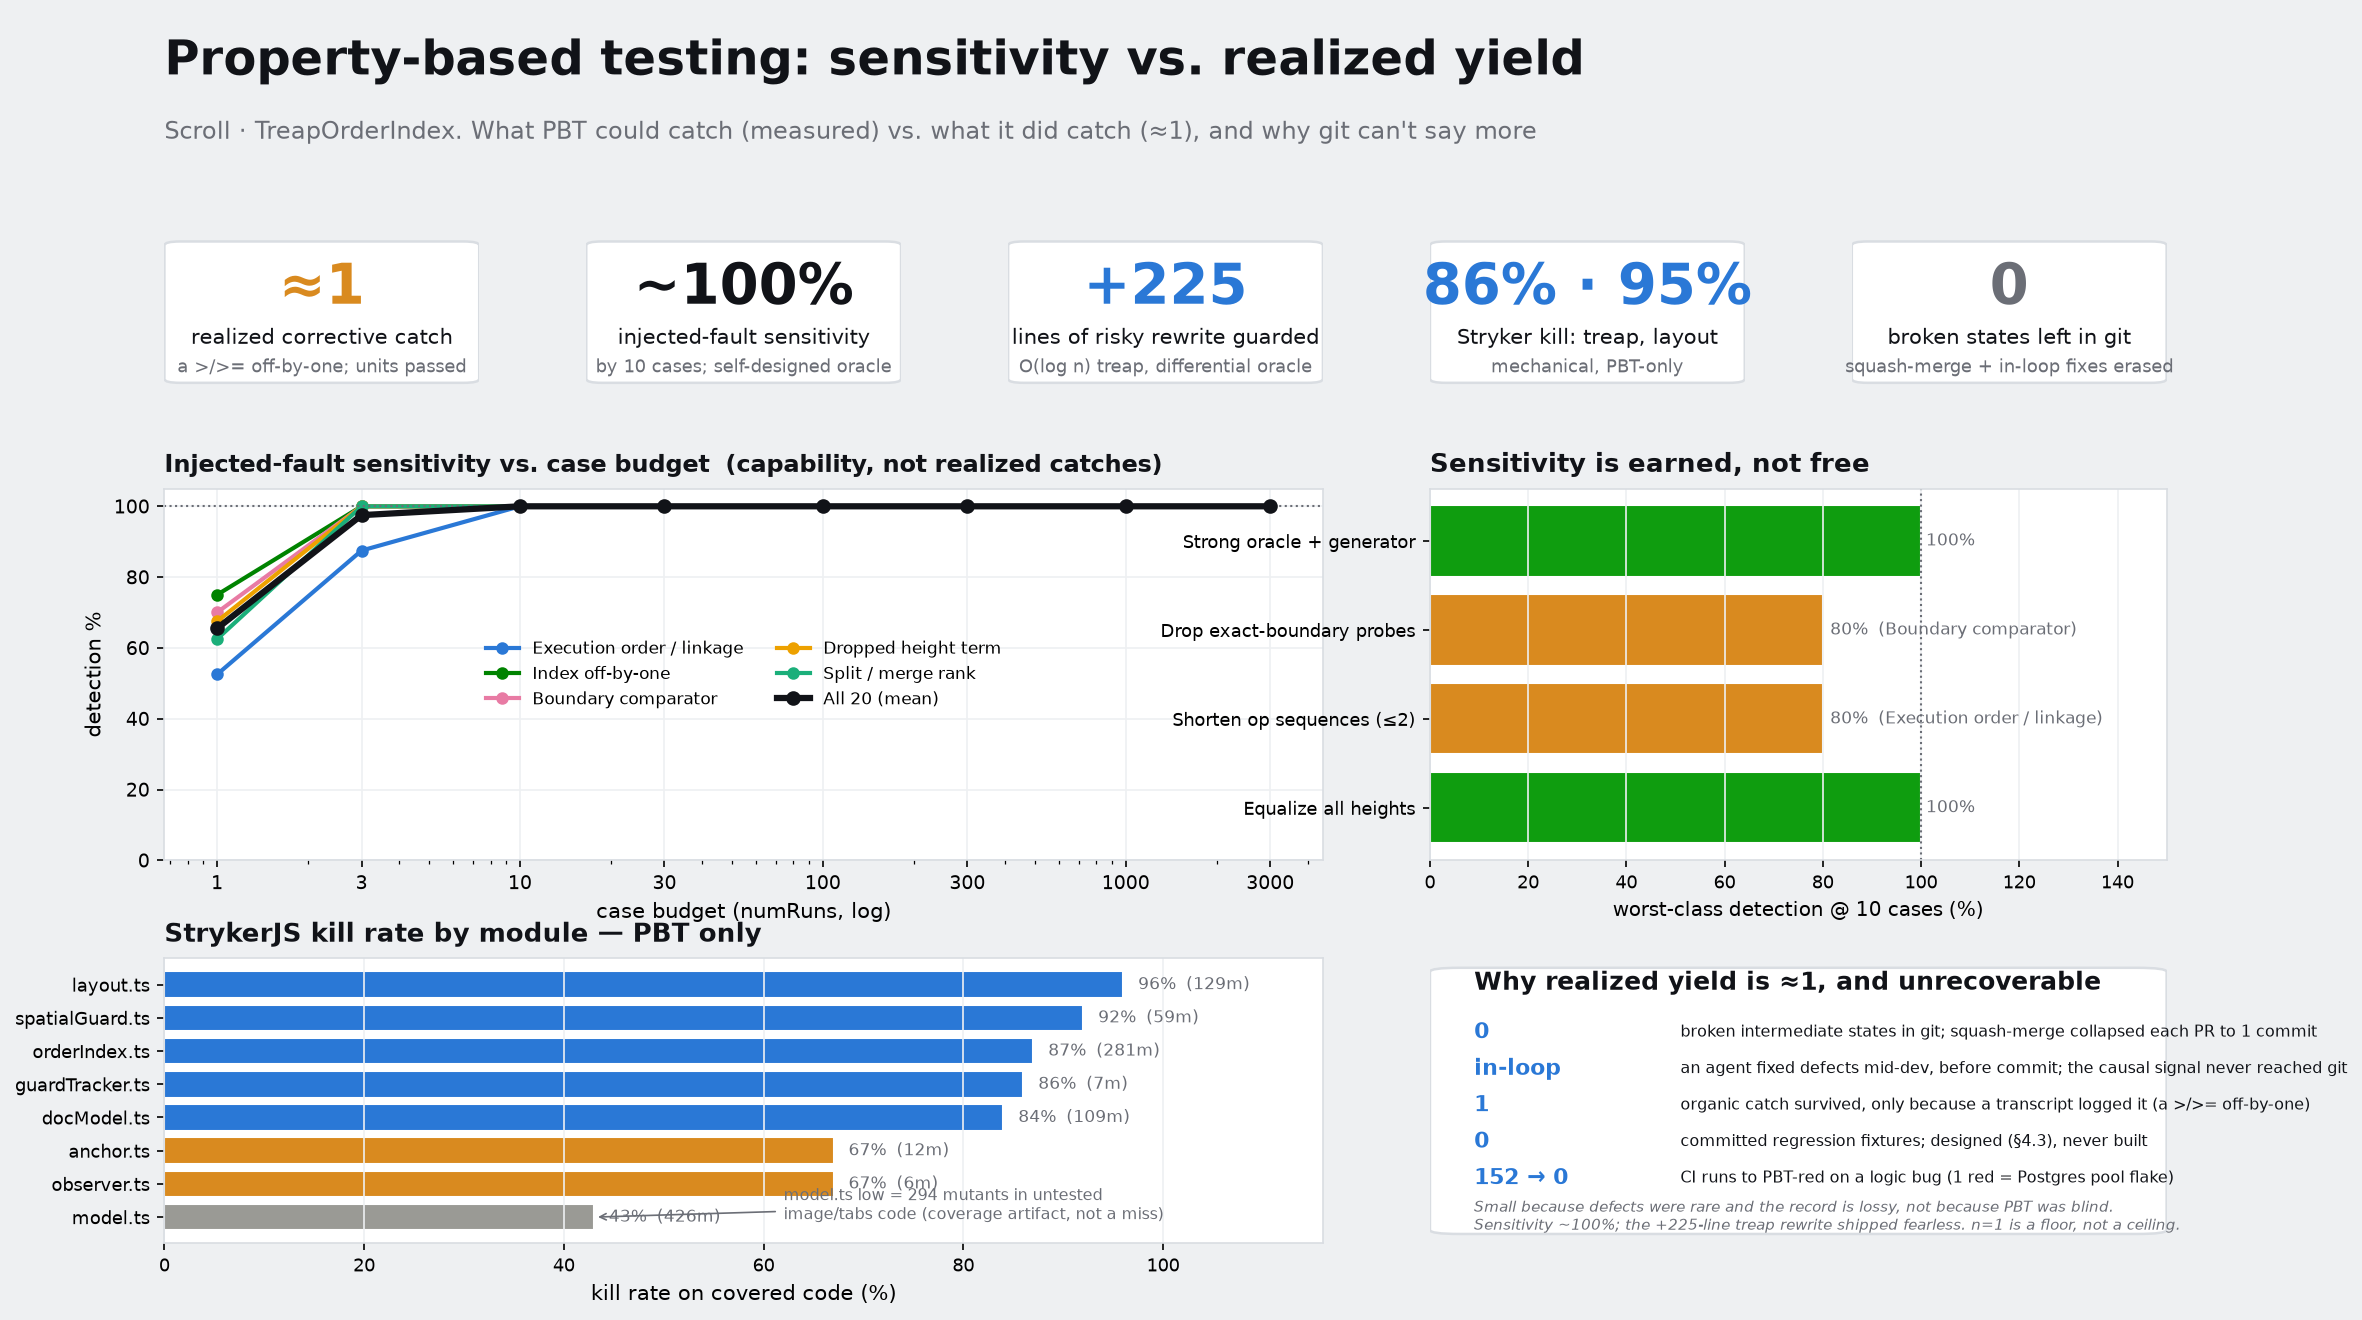

Source code (Python):
"""Compose a dashboard-preview PNG that mirrors the PBIP report page, on the same data.
Not a Power BI render — a faithful mockup so the layout/story can be seen without Desktop.
    python analysis/pbt/viz/dashboard_preview.py
"""
import csv, math
from pathlib import Path
import matplotlib
matplotlib.use("Agg")
import matplotlib.pyplot as plt
from matplotlib.gridspec import GridSpec
from matplotlib.patches import FancyBboxPatch

HERE = Path(__file__).resolve().parent
DATA = HERE.parent / "data"
def rd(n):
    with open(DATA / n, newline="", encoding="utf-8") as f: return list(csv.DictReader(f))

PAGE="#eef0f2"; PANEL="#ffffff"; INK="#111318"; MUT="#6b6e76"; BORDER="#d9dde2"
ACC="#2a78d6"; GOOD="#0f9d0f"; WARN="#d98a1f"
CLS={"index-off-by-one":"#008300","boundary-comparator":"#e87ba4","dropped-term":"#eda100",
     "exec-order-linkage":"#2a78d6","split-rank-boundary":"#1baf7a"}
CLABEL={"index-off-by-one":"Index off-by-one","boundary-comparator":"Boundary comparator",
        "dropped-term":"Dropped height term","exec-order-linkage":"Execution order / linkage",
        "split-rank-boundary":"Split / merge rank"}
ORDER=["exec-order-linkage","index-off-by-one","boundary-comparator","dropped-term","split-rank-boundary"]

cd=rd("fact_class_detection.csv"); ab=rd("fact_ablation.csv"); sm=rd("fact_stryker_module.csv")
budgets=sorted({int(r["budget"]) for r in cd})

plt.rcParams.update({"font.family":"DejaVu Sans","savefig.dpi":150})
fig=plt.figure(figsize=(14.2,9.0)); fig.patch.set_facecolor(PAGE)
gs=GridSpec(4,5,figure=fig,height_ratios=[0.5,0.62,1.5,1.15],hspace=0.42,wspace=0.34,
            left=0.035,right=0.975,top=0.965,bottom=0.055)

# ---- title band ----
axt=fig.add_subplot(gs[0,:]); axt.axis("off")
axt.text(0,0.62,"Property-based testing: sensitivity vs. realized yield",fontsize=23,fontweight="bold",color=INK,va="center")
axt.text(0,0.05,"Scroll · TreapOrderIndex. What PBT could catch (measured) vs. what it did catch (≈1), and why git can't say more",
         fontsize=11.5,color=MUT,va="center")

def card(ax,big,label,sub,color=INK):
    ax.axis("off")
    ax.add_patch(FancyBboxPatch((0.02,0.06),0.96,0.9,boxstyle="round,pad=0.02,rounding_size=0.05",
                mutation_aspect=0.5,fc=PANEL,ec=BORDER,lw=1.2,transform=ax.transAxes))
    ax.text(0.5,0.66,big,fontsize=27,fontweight="bold",color=color,ha="center",va="center")
    ax.text(0.5,0.34,label,fontsize=10.3,color=INK,ha="center",va="center",wrap=True)
    ax.text(0.5,0.15,sub,fontsize=8.6,color=MUT,ha="center",va="center")

cards=[("≈1","realized corrective catch","a >/>= off-by-one; units passed",WARN),
       ("~100%","injected-fault sensitivity","by 10 cases; self-designed oracle",INK),
       ("+225","lines of risky rewrite guarded","O(log n) treap, differential oracle",ACC),
       ("86% · 95%","Stryker kill: treap, layout","mechanical, PBT-only",ACC),
       ("0","broken states left in git","squash-merge + in-loop fixes erased",MUT)]
for i,c in enumerate(cards):
    card(fig.add_subplot(gs[1,i]),*c)

# ---- line chart ----
axl=fig.add_subplot(gs[2,0:3]); axl.set_facecolor(PANEL)
for c in ORDER:
    d=sorted([r for r in cd if r["fault_class"]==c],key=lambda r:int(r["budget"]))
    axl.plot([int(r["budget"]) for r in d],[float(r["detection_rate"])*100 for r in d],
             marker="o",ms=5,lw=2,color=CLS[c],label=CLABEL[c])
agg=sorted([r for r in cd if r["fault_class"]=="__aggregate__"],key=lambda r:int(r["budget"]))
axl.plot([int(r["budget"]) for r in agg],[float(r["detection_rate"])*100 for r in agg],
         marker="o",ms=6,lw=3,color=INK,label="All 20 (mean)",zorder=5)
axl.set_xscale("log"); axl.set_xticks(budgets); axl.set_xticklabels(budgets,fontsize=9)
axl.set_ylim(0,105); axl.set_xlabel("case budget (numRuns, log)",fontsize=10)
axl.set_ylabel("detection %",fontsize=10); axl.tick_params(labelsize=9)
axl.set_title("Injected-fault sensitivity vs. case budget  (capability, not realized catches)",fontsize=11.5,fontweight="bold",loc="left",color=INK,pad=8)
axl.axhline(100,ls=":",lw=1,color=MUT); axl.grid(True,color="#eef0f2",lw=0.8)
axl.legend(frameon=False,fontsize=8,loc="center",ncol=2)
for s in axl.spines.values(): s.set_color(BORDER)

# ---- ablation: sensitivity is earned ----
axa=fig.add_subplot(gs[2,3:5]); axa.set_facecolor(PANEL)
ab_order=["full","no-boundary","short-ops","const-weight"]
ab_short={"full":"Strong oracle + generator","no-boundary":"Drop exact-boundary probes",
          "short-ops":"Shorten op sequences (≤2)","const-weight":"Equalize all heights"}
worst=[]
for k in ab_order:
    rows=[r for r in ab if r["config_key"]==k and int(r["budget"])==10]
    lo=min(rows,key=lambda r:float(r["detection_rate"]))
    worst.append((ab_short[k],float(lo["detection_rate"])*100,lo["fault_class_label"]))
cols=[GOOD if w[1]>=100 else WARN for w in worst]
axa.barh([w[0] for w in worst],[w[1] for w in worst],color=cols,edgecolor="white")
axa.invert_yaxis()
for i,w in enumerate(worst):
    lab=f'{w[1]:.0f}%' if w[1]>=100 else f'{w[1]:.0f}%  ({w[2]})'
    axa.text(min(w[1]+1.5,101),i,lab,va="center",fontsize=8,color=MUT)
axa.set_xlim(0,150); axa.set_xlabel("worst-class detection @ 10 cases (%)",fontsize=9.5); axa.tick_params(labelsize=8.5)
axa.set_title("Sensitivity is earned, not free",fontsize=12.5,fontweight="bold",loc="left",color=INK,pad=8)
axa.axvline(100,ls=":",lw=1,color=MUT)
for s in axa.spines.values(): s.set_color(BORDER)
axa.grid(True,axis="x",color="#eef0f2",lw=0.8)

# ---- stryker bars ----
axb=fig.add_subplot(gs[3,0:3]); axb.set_facecolor(PANEL)
rows=sorted(sm,key=lambda r:int(r["covered_score"]))
y=range(len(rows))
cols=[ACC if int(r["covered_score"])>=80 else WARN if int(r["covered_score"])>=60 else "#9a9a95" for r in rows]
axb.barh([r["module"] for r in rows],[int(r["covered_score"]) for r in rows],color=cols,edgecolor="white")
for i,r in enumerate(rows):
    axb.text(int(r["covered_score"])+1.5,i,f'{r["covered_score"]}%  ({r["mutants"]}m)',va="center",fontsize=8,color=MUT)
axb.set_xlim(0,116); axb.set_xlabel("kill rate on covered code (%)",fontsize=10); axb.tick_params(labelsize=8.5)
axb.set_title("StrykerJS kill rate by module — PBT only",fontsize=12.5,fontweight="bold",loc="left",color=INK,pad=8)
axb.annotate("model.ts low = 294 mutants in untested\nimage/tabs code (coverage artifact, not a miss)",
             xy=(43,0),xytext=(62,0.35),fontsize=7.6,color=MUT,va="center",
             arrowprops=dict(arrowstyle="->",color=MUT,lw=0.8))
for s in axb.spines.values(): s.set_color(BORDER)
axb.grid(True,axis="x",color="#eef0f2",lw=0.8)

# ---- ledger panel ----
axp=fig.add_subplot(gs[3,3:5]); axp.axis("off")
axp.add_patch(FancyBboxPatch((0.02,0.04),0.96,0.92,boxstyle="round,pad=0.02,rounding_size=0.04",
              mutation_aspect=0.35,fc=PANEL,ec=BORDER,lw=1.2,transform=axp.transAxes))
axp.text(0.06,0.89,"Why realized yield is ≈1, and unrecoverable",fontsize=12,fontweight="bold",color=INK,transform=axp.transAxes)
lines=[("0","broken intermediate states in git; squash-merge collapsed each PR to 1 commit"),
       ("in-loop","an agent fixed defects mid-dev, before commit; the causal signal never reached git"),
       ("1","organic catch survived, only because a transcript logged it (a >/>= off-by-one)"),
       ("0","committed regression fixtures; designed (§4.3), never built"),
       ("152 → 0","CI runs to PBT-red on a logic bug (1 red = Postgres pool flake)")]
yy=0.74
for n,t in lines:
    axp.text(0.06,yy,n,fontsize=10.5,fontweight="bold",color=ACC,transform=axp.transAxes,va="center")
    axp.text(0.34,yy,t,fontsize=7.5,color=INK,transform=axp.transAxes,va="center")
    yy-=0.128
axp.text(0.06,0.03,"Small because defects were rare and the record is lossy, not because PBT was blind.\nSensitivity ~100%; the +225-line treap rewrite shipped fearless. n=1 is a floor, not a ceiling.",
         fontsize=7.2,color=MUT,style="italic",transform=axp.transAxes,va="bottom")

fig.savefig(HERE/"dashboard_preview.png",facecolor=PAGE,bbox_inches="tight")
print("wrote",HERE/"dashboard_preview.png")
